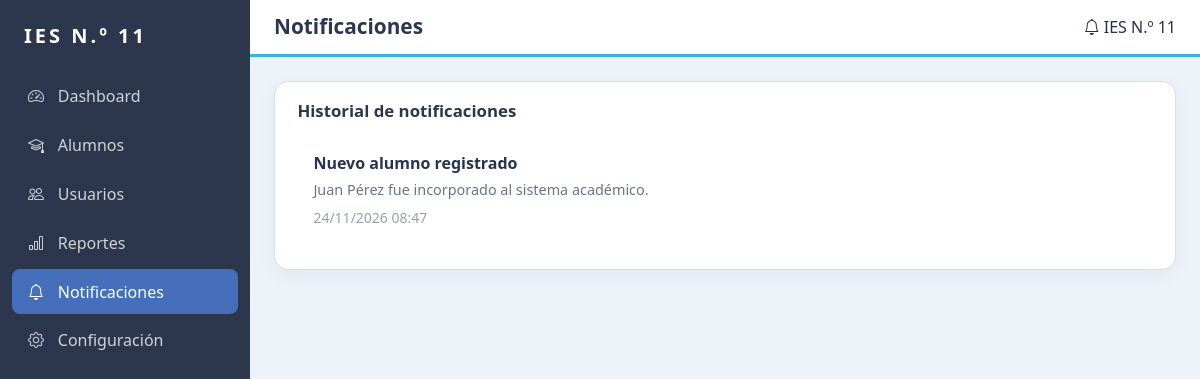
/notificaciones.php (signed in), run on the app's committed database.
### tables this page shows
CREATE TABLE `notificaciones` (
  `id` int(11) NOT NULL,
  `tipo` varchar(50) NOT NULL,
  `titulo` varchar(150) NOT NULL,
  `mensaje` varchar(255) NOT NULL,
  `usuario_id` int(11) DEFAULT NULL,
  `rol_destino` varchar(30) DEFAULT NULL,
  `leida` tinyint(1) NOT NULL DEFAULT 0,
  `fecha_creacion` timestamp NOT NULL DEFAULT current_timestamp()
);

### config/conexion.php (called while the page is built, shortened)
<?php
if (!function_exists("e")) {
    function e(mixed $texto): string
    {
        return htmlspecialchars(
            (string) $texto,
            ENT_QUOTES,
            "UTF-8"
        );
    }
}

### notificaciones.php (the view, shortened to what this page needs)
<?php
require_once "config/conexion.php";
$consulta =
    $conexion->query(
        "SELECT
            id,
            tipo,
            titulo,
            mensaje,
            rol_destino,
            leida,
            fecha_creacion
         FROM notificaciones
         ORDER BY
            fecha_creacion DESC,
            id DESC"
    );
$notificaciones =
    $consulta->fetchAll();
include "includes/header.php";
include "includes/sidebar.php";
?>
<div class="contenido flex-grow-1">
    <div class="barra-superior">
        <h1 class="titulo-pagina">
            Notificaciones
        </h1>
        <span>
            <i class="bi bi-bell"></i>
            IES N.º 11
        </span>
    </div>
    <main class="p-3 p-md-4">
        <div class="tarjeta-panel">
            <h2>
                Historial de notificaciones
            </h2>
            <?php foreach (
                $notificaciones
                as $notificacion
            ): ?>
                <div
                    class="
                        notificacion-item
                        mb-2
                    "
                >
                    <strong>
                        <?= e(
                            $notificacion[
                                "titulo"
                            ]
                        ) ?>
                    </strong>
                    <p>
                        <?= e(
                            $notificacion[
                                "mensaje"
                            ]
                        ) ?>
                    </p>
                    <small>
                        <?= date(
                            "d/m/Y H:i",
                            strtotime(
                                $notificacion[
                                    "fecha_creacion"
                                ]
                            )
                        ) ?>
                    </small>
                </div>
            <?php endforeach; ?>
        </div>
    </main>
</div>
</div>
</body>
</html>

### assets/css/styles.css (style rules this page uses)
:root { --azul-institucional: #456fbb; --azul-profundo: #2c374e; --azul-medio: #438fca; --celeste-acento: #36b5df; --gris-azulado: #edf3f8; --blanco-suave: #f9fbfd; --texto-principal: #253047; --texto-secundario: #657086; --borde-suave: #d6dfeb; --blanco: #ffffff; --verde: #2f9e77; --rojo: #d64545; }
body { color: var(--texto-principal); background-color: var(--gris-azulado); font-family: "Segoe UI", Arial, sans-serif; }
.contenido { min-width: 0; min-height: 100vh; }
.barra-superior { display: flex; align-items: center; gap: 1rem; padding: 0.9rem 1.5rem; background: var(--blanco); border-bottom: 3px solid var(--celeste-acento); }
.titulo-pagina { margin: 0 auto 0 0; color: var(--azul-profundo); font-size: 1.3rem; font-weight: 700; }
.tarjeta-panel { height: 100%; padding: 1.2rem 1.4rem; background: var(--blanco); border: 1px solid var(--borde-suave); border-radius: 14px; box-shadow: 0 6px 18px rgba(44, 55, 78, 0.06); }
.tarjeta-panel h2 { margin-bottom: 1rem; color: var(--azul-profundo); font-size: 1.05rem; font-weight: 700; }
.notificacion-item { padding: 14px 16px; border-bottom: 1px solid #edf0f4; background: #ffffff; }
.notificacion-item:last-child { border-bottom: 0; }
.notificacion-item strong { display: block; margin-bottom: 4px; color: #26344f; }
.notificacion-item p { margin: 0; color: #6a7485; font-size: 0.9rem; }
.notificacion-item small { display: block; margin-top: 6px; color: #98a0ad; }

### data on the page
notificaciones: titulo "Nuevo alumno registrado", mensaje "Juan Pérez fue incorporado al sistema académico.", fecha_creacion "24/11/2026 08:47"

### other printed values
$texto "Dashboard"
$texto "Alumnos"
$texto "Usuarios"
$texto "Reportes"
$texto "Notificaciones"
$texto "Configuración"
